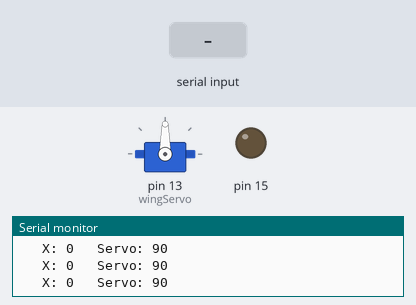
This sketch was run on a simulated Arduino Uno, built with avr-gcc and run on an emulated ATmega328P. Shown: servo, output pins drawn as LEDs (lit = HIGH), the last lines printed to the serial monitor. The test bench sets the inputs (shaded band).

Above: at 1.2 s.
1.3 s: "200\n" received over the second serial link
At 1.6 s:
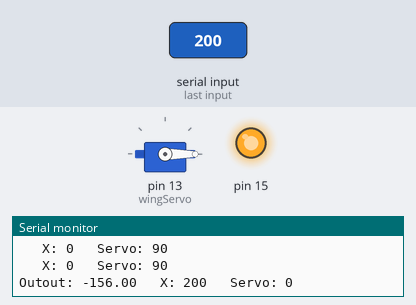
3.8 s: "90,45\n" received over the second serial link
At 4.5 s:
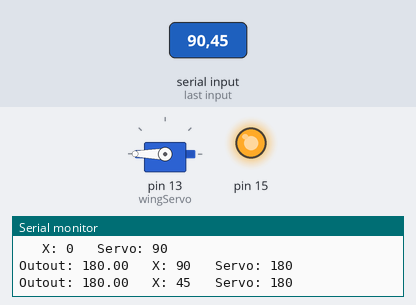
6.8 s: "30,150\n" received over the second serial link
At 8.2 s:
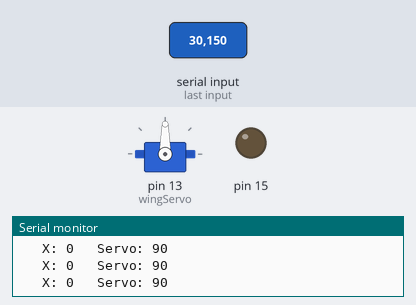
Timing chart, 0 to 9.8 s (numbered marks = the images above; inputs shaded):
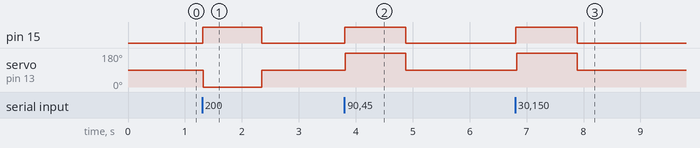

Measured:
- after the input at 1.3 s, pin 15: LOW → HIGH at once, → LOW 1.0 s later; servo on pin 13 (wingServo): 90° → 0° at once, → 90° 1.0 s later
- after the input at 3.8 s, pin 15: LOW → HIGH at once, → LOW 1.1 s later; servo on pin 13 (wingServo): 90° → 180° at once, → 90° 1.1 s later
- after the input at 6.8 s, pin 15: LOW → HIGH at once, → LOW 1.1 s later; servo on pin 13 (wingServo): 90° → 180° at once, → 90° 1.1 s later

The sketch:

servoControl.ino
```cpp
// This sketch has been made by github.com/DIAMOND754
// Mainly this project is for controlling 2 servo's in order to hit a target

// -------------------------------------------------------------------------
// -------------------------------------------------------------------------

#include <Servo.h>                        // Servo
Servo wingServo;
// Servo tailServo;

#include <SoftwareSerial.h>               // SoftwareSerial for communication with arduino
SoftwareSerial unoSerial(5, 4);           // RX, TX

int balancedWingServoValue = 90;          // Servo values
// int balancedTailServoValue = 90;

int x;                                    // Variables
// int y;

bool shouldWriteServo = false;            // For safety

#define setpointX 180                      // PID values
// #define setpointY 120
double outputX;
// double outputY;

#define KP 5.0
#define KI 0.8
#define KD 2.0

double prevErrorX = 0;                     // PID variables
double integralX = 0;
double prevErrorY = 0;
double integralY = 0;

// -------------------------------------------------------------------------
// ------------------------------Setup--------------------------------------

void setup(){

  wingServo.attach(13);                   // Servo
  // tailServo.attach();

  pinMode(LED_BUILTIN, OUTPUT);           // Pinmodes
  pinMode(15, OUTPUT);

  Serial.begin(9600);                     // Serial and I2C
  unoSerial.begin(9600);
}

// -------------------------------------------------------------------------
// -------------------------------Loop--------------------------------------

void loop(){

// ---------------------Read---------------------

  if (unoSerial.available()) {            // When data available

    x = unoSerial.parseInt();

    shouldWriteServo = true;

    digitalWrite(15, HIGH);
  }
  else{

    shouldWriteServo = false;
    digitalWrite(15, LOW);

    balancedWingServoValue = 90;
    // balancedTailServoValue = 90;

    wingServo.write(balancedWingServoValue);
    // tailServo.write(balancedTailServoValue);

    prevErrorX = 0;
    integralX = 0;
    prevErrorY = 0;
    integralY = 0;
  }
// ---------------------Calculate the PID---------------------

  if(shouldWriteServo){
    calculatePIDForX();
    // calculatePIDForY();
  }

// ---------------------Servo---------------------

  // Write the servo values
  if(shouldWriteServo){

    wingServo.write(balancedWingServoValue);
    // tailServo.write(balancedTailServoValue);
  }

// ---------------------Debugging---------------------

  Serial.print("   X: ");
  Serial.print(x);
  Serial.print("   Servo: ");
  Serial.println(balancedWingServoValue);
  // // Serial.print("Y: ");
  // // Serial.println(y);
  // Serial.println("----------");

}

// -------------------------------------------------------------------------
// -------------------------------XPID--------------------------------------

void calculatePIDForX(){

  // Calculate error
  double error = setpointX - x;

  // Calculate integral
  integralX += error;

  // Calculate derivative
  double derivative = error - prevErrorX;

  // Calculate control signal
  outputX = KP * error + KI * integralX + KD * derivative;

  // Update previous error
  prevErrorX = error;

  // Adjust values for servo
  outputX = constrain(outputX, -180, 180);

  // Calculate servo angle
  balancedWingServoValue = balancedWingServoValue + outputX;

  // Ensure servo angle is within bounds
  balancedWingServoValue = constrain(balancedWingServoValue, 0, 180);

  Serial.print("Outout: ");
  Serial.print(outputX);
}

// -------------------------------------------------------------------------
// -------------------------------YPID--------------------------------------

// void calculatePIDForY(){

//   // Calculate error
//   double error = setpointY - y;

//   // Calculate integral
//   integralY += error;

//   // Calculate derivative
//   double derivative = error - prevErrorY;

//   // Calculate control signal
//   outputY = KP * error + KI * integralY + KD * derivative;

//   // Update previous error
//   prevErrorY = error;

//   // Adjust values for servo
//   outputY = constrain(outputY, -180, 180);

//   // Calculate servo angle
//   balancedTailServoValue = balancedTailServoValue + outputY;

//   // Ensure servo angle is within bounds
//   balancedTailServoValue = constrain(balancedTailServoValue, 0, 180);
// }
```
